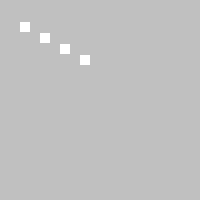
Frame 1 (no input)
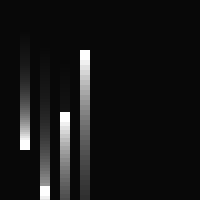
Frame 60 (the mouse pressed at the canvas centre just before this capture)
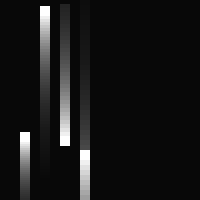
Frame 120 (the mouse held since frame 60 and released just before this capture)

The Processing sketch that drew these frames (run headless with seeded random() and noise(); from frame 60 on, the mouse is pressed at the canvas centre):

// Processing sketch: Squares_Object_Classes
// ── Squares_Object_Classes.pde
Square sp1, sp2, sp3, sp4; // Declare the objects
void setup() {
size(200, 200);
//fullScreen();
smooth();
noStroke();
sp1 = new Square(20, 20, 10, 2); // Construct sp1
sp2 = new Square(40, 30, 10, 3); // Construct sp2
sp3 = new Square(60, 40, 10, 4); // Construct sp3
sp4 = new Square(80, 50, 10, 5); // Construct sp4
}
void draw() {
fill(0, 15);
rect(0, 0, width, height);
fill(255);
sp1.move();
sp2.move();
sp3.move();
sp4.move();
sp1.display();
sp2.display();
sp3.display();
sp4.display();
}
// ── Square.pde
class Square {
float x, y; // X-coordinate, y-coordinate
float size; // size of the circle
float speed; // Distance moved each frame
int direction = 1; // Direction of motion (1 is down, -1 is up)
// Constructor
Square(float xpos, float ypos, float siz, float sp) {
x = xpos;
y = ypos;
size = siz;
speed = sp;
}
void move() {
y += (speed * direction);
if ((y > (height - size/2)) || (y < size/2)) {
direction *= -1;
}
}
void display() {
rect(x, y, size, size);
}
}
